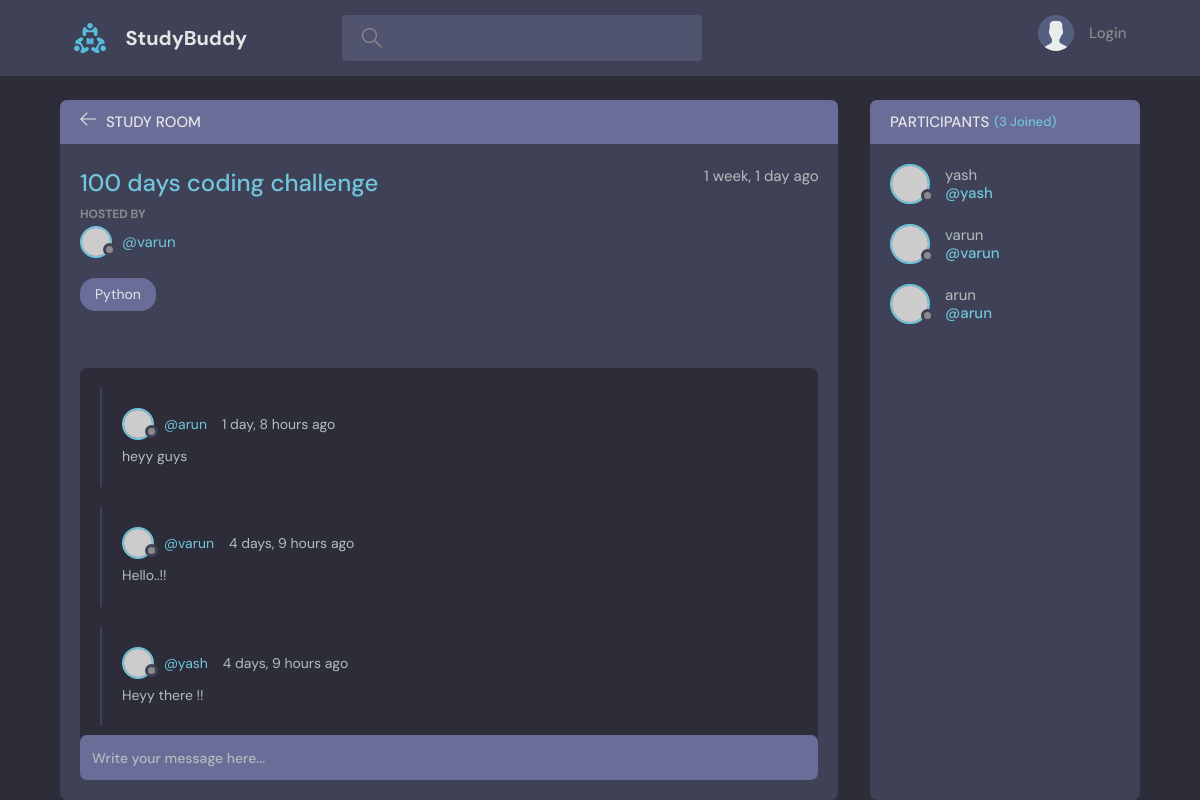
/room/1, run on the app's committed database.
### base/models.py (models this page shows, shortened)
class Room(models.Model):
    host = models.ForeignKey(User, on_delete=models.SET_NULL, null=True )
    topic = models.ForeignKey(Topic, on_delete=models.SET_NULL, null=True )
    name = models.CharField(max_length=200) #CharField is use for limited text
    desription = models.TextField(null=True, blank=True)  #textfield is used for large text; no need to specify the max len of text
    participants = models.ManyToManyField(User,related_name='participants',blank=True)
    updated = models.DateTimeField(auto_now=True)
    created = models.DateTimeField(auto_now_add=True)
    class Meta:
        ordering = ['-updated','-created'] #"-" is used to reverse the order to decending based on recently updated

class Topic(models.Model):
    name = models.CharField(max_length=200)
    def __str__(self):
        return self.name

class Messages(models.Model):
    user = models.ForeignKey(User, on_delete=models.CASCADE)
    room = models.ForeignKey(Room, on_delete=CASCADE)
    body = models.TextField()
    updated = models.DateTimeField(auto_now=True)
    created = models.DateTimeField(auto_now_add=True)
    class Meta:
        ordering = ['-updated','-created'] #"-" is used to reverse the order to decending based on recently updated

### base/views.py (the view, shortened to what this page needs)
# urls.py: path('room/<str:pk>', views.room, name='room') ,
def room(request,pk):
    room = Room.objects.get(id = pk)
    room_messages = room.messages_set.all().order_by('-created')
    participants = room.participants.all() #.all is used for many to many and _set.all() is used to many to one relationships
    context = {'room' : room, 'room_messages' : room_messages, 'participants': participants}
    return render(request, 'base/room.html', context)

### base/Templates/base/room.html (shortened to what this page needs)
{%extends 'main.html'%}
{%block content%}
    <main class="profile-page layout layout--2">
      <div class="container">
        <div class="room">
          <div class="room__top">
            <div class="room__topLeft">
              <a href="{% url 'home' %}">
                <svg version="1.1" xmlns="http://www.w3.org/2000/svg" width="32" height="32" viewBox="0 0 32 32">
                  <title>arrow-left</title>
                  <path
                    d="M13.723 2.286l-13.723 13.714 13.719 13.714 1.616-1.611-10.96-10.96h27.625v-2.286h-27.625l10.965-10.965-1.616-1.607z"
                  ></path>
                </svg>
              </a>
              <h3>Study Room</h3>
            </div>
          </div>
          <div class="room__box scroll">
            <div class="room__header scroll">
              <div class="room__info">
                <h3>{{room.name}}</h3>
                <span>{{room.created | timesince}} ago</span>
              </div>
              <div class="room__hosted">
                <p>Hosted By</p>
                <a href="{% url 'user_profile' room.host.id %}" class="room__author">
                  <div class="avatar avatar--small">
                    <img src="https://randomuser.me/api/portraits/men/37.jpg" />
                  </div>
                  <span>@{{room.host}}</span>
                </a>
              </div>
              <span class="room__topics">{{room.topic}}</span>
            </div>
            <div class="room__conversation">
              <div class="threads scroll">
                {% for message in room_messages %}
                <div class="thread">
                  <div class="thread__top">
                    <div class="thread__author">
                      <a href="{% url 'user_profile' message.user.id %}" class="thread__authorInfo">
                        <div class="avatar avatar--small">
                          <img src="https://randomuser.me/api/portraits/men/37.jpg" />
                        </div>
                        <span>@{{message.user}}</span>
                      </a>
                      <span class="thread__date">{{message.created | timesince}} ago</span>
                    </div>
                  </div>
                  <div class="thread__details">
                    {{message.body}}
                  </div>
                </div>
                {% endfor %}
              </div>
            </div>
          </div>
          <div class="room__message">
            <form action="" method="post">
              <input name="body" placeholder="Write your message here..." /></form>
          </div>
        </div>
        <div class="participants">
          <h3 class="participants__top">Participants <span>({{room.participants.all.count}} Joined)</span></h3>
          <div class="participants__list scroll">
            {% for participant in participants %}
            <a href="{% url 'user_profile' user.id %}" class="participant">
              <div class="avatar avatar--medium">
                <img src="https://randomuser.me/api/portraits/men/37.jpg" />
              </div>
              <p>
                {{participant.username}}
                <span>@{{participant.username}}</span>
              </p>
            </a>
            {% endfor %}
          </div>
        </div>
      </div>
    </main>
{% endblock content %}

### data on the page
Room: name "100 days coding challenge", created "1 week, 1 day", host "varun", topic "Python", participants.all.count "3"
Messages: user "arun", created "1 day, 8 hours", body "heyy guys"
Messages: user "varun", created "4 days, 9 hours", body "Hello..!!"
Messages: user "yash", created "4 days, 9 hours", body "Heyy there !!"

### other printed values
{{ participant.username }} "yash"
{{ participant.username }} "varun"
{{ participant.username }} "arun"
